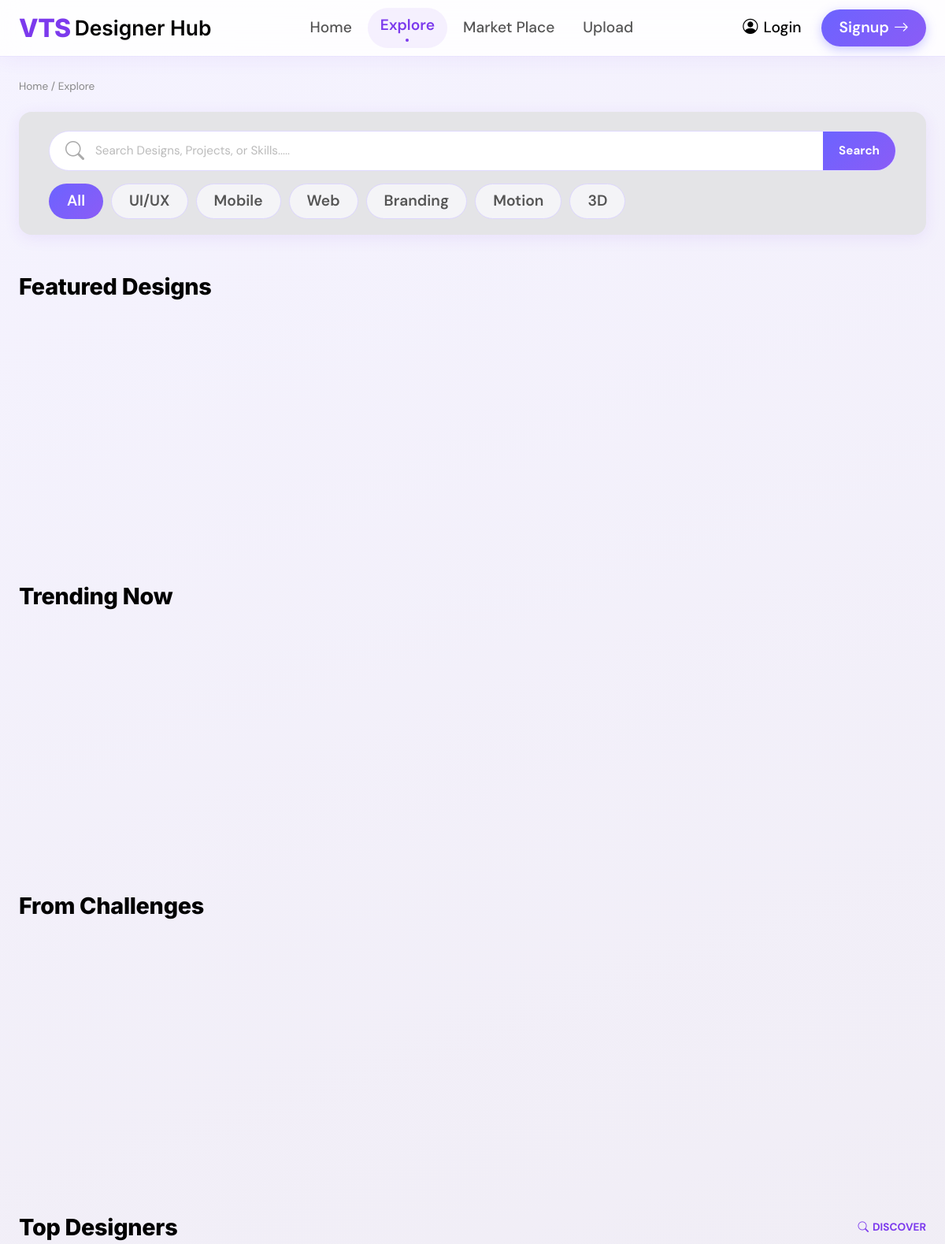
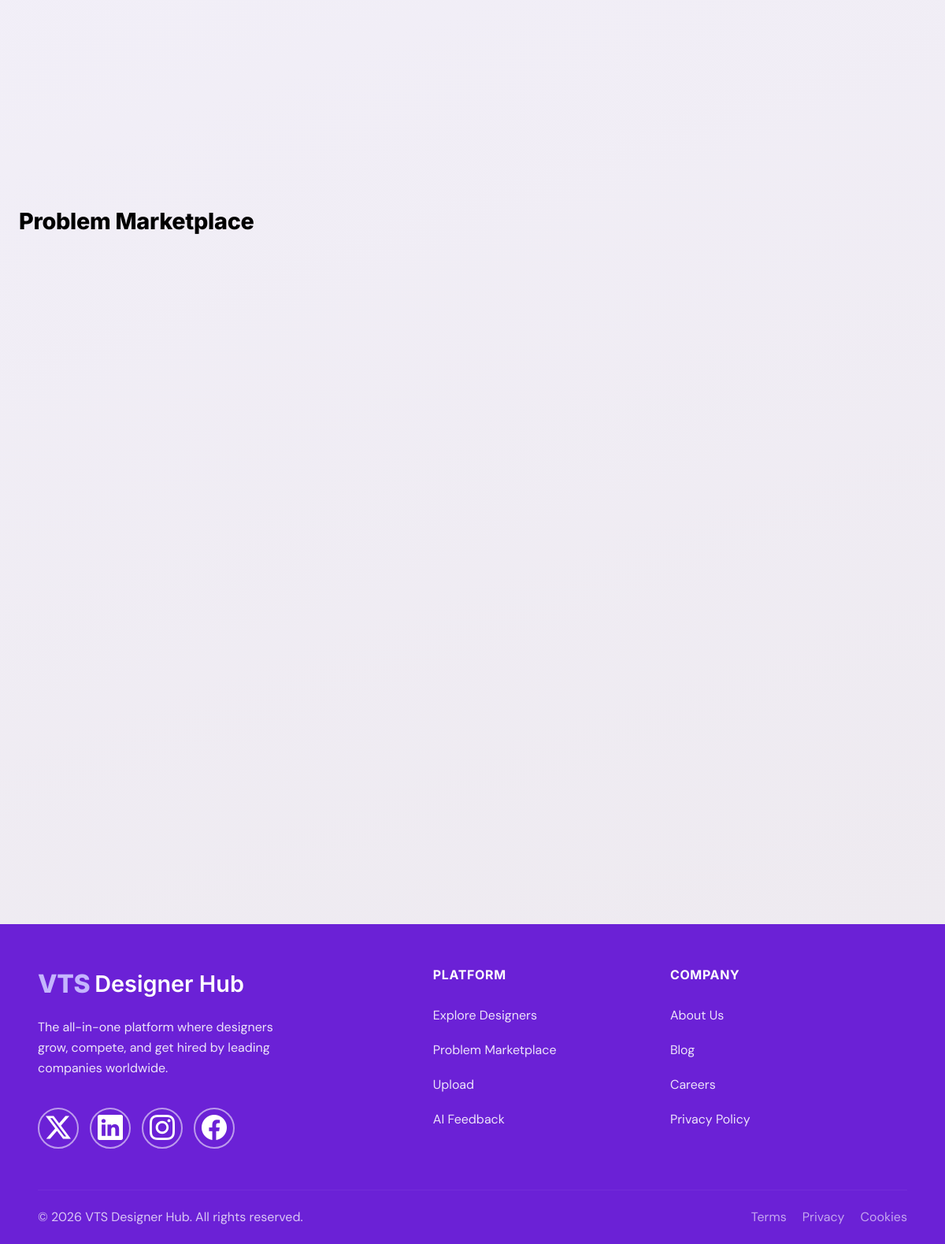
/explore/, run on the app's committed database (2 pictures, top to bottom).
### hubapp/models.py (models this page shows, shortened)
class Tag(models.Model):
    name = models.CharField(max_length=50, unique=True)
    class Meta:
        ordering = ['name']

### hubapp/views.py (the view)
# urls.py: path('explore/', views.explore, name='explore'),
def explore(request):
    query        = request.GET.get('q', '').strip()
    selected_tag = request.GET.get('tag', '')
    base_qs = DesignCase.objects.select_related('designer').prefetch_related('tags')
    if query:
        base_qs = base_qs.filter(
            Q(title__icontains=query) |
            Q(description__icontains=query) |
            Q(designer__name__icontains=query)
        )
    if selected_tag and selected_tag.isdigit():
        base_qs = base_qs.filter(tags__id=selected_tag)
    featured_cases  = base_qs.filter(is_featured=True)[:3]
    trending_cases  = base_qs.order_by('-likes')[:3]
    challenge_cases = base_qs.filter(is_challenge=True)[:3]
    desired_names = ['Emma Williams', 'Rahul Sinha', 'Olivia Clarke']
    top_designers = Designer.objects.filter(name__in=desired_names).annotate(
        total_projects=Count('designcase')
    ).order_by('-total_projects', '-rating')[:3]
    if top_designers.count() < 3:
        extra = Designer.objects.exclude(name__in=desired_names).annotate(
            total_projects=Count('designcase')
        ).filter(total_projects__gt=0).order_by('-total_projects', '-rating')[:3 - top_designers.count()]
        top_designers = list(top_designers) + list(extra)
    desired_open_title = 'Redesign Onboarding Flow for a Fintech App'
    open_cases = DesignCase.objects.filter(status='open').annotate(
        custom_order=Case(
            When(title=desired_open_title, then=Value(0)),
            default=Value(1),
            output_field=IntegerField()
        )
    ).order_by('custom_order', 'order', '-created_at')[:1]
    progress_cases = DesignCase.objects.filter(status='progress').order_by('order', '-created_at')[:1]
    done_cases     = DesignCase.objects.filter(status='done').order_by('order', '-created_at')[:1]
    ALLOWED_TAGS  = ['All', 'UI/UX', 'Mobile', 'Web', 'Branding', 'Motion', '3D']
    filtered_tags = Tag.objects.filter(name__in=ALLOWED_TAGS[1:]).order_by('name')
    tag_order     = {name: i for i, name in enumerate(ALLOWED_TAGS[1:])}
    filtered_tags = sorted(filtered_tags, key=lambda t: tag_order.get(t.name, 99))
    return render(request, 'hubapp/explore.html', {
        'all_tags':        filtered_tags,
        'query':           query,
        'selected_tag':    selected_tag,
        'cases':           base_qs,
        'featured_cases':  featured_cases,
        'trending_cases':  trending_cases,
        'challenge_cases': challenge_cases,
        'top_designers':   top_designers,
        'open_cases':      open_cases,
        'progress_cases':  progress_cases,
        'done_cases':      done_cases,
    })

### hubapp/models.py (called while the page is built)
    @property
    def designer_name(self):
        return self.designer.name

### hubapp/templates/hubapp/explore.html (shortened to what this page needs)
{% extends 'hubapp/base.html' %}
{% load static %}
{% block extra_head %}
<link href="https://fonts.cdnfonts.com/css/sansation" rel="stylesheet">
<link rel="stylesheet" href="https://cdn.jsdelivr.net/npm/bootstrap-icons@1.11.3/font/bootstrap-icons.min.css">
{% endblock %}
{% block content %}
<div class="explore-page">
  <div class="container">
    <div class="breadcrumb-bar">
      <a href="{% url 'home' %}">Home</a> / Explore
    </div>
    <div class="search-section">
      <form method="get" action="{% url 'explore' %}">
        <div class="search-bar">
          <i class="bi bi-search"></i>
          <input type="text" name="q" value="{{ query|default:'' }}"
            placeholder="Search Designs, Projects, or Skills.....">
          <button type="submit">Search</button>
        </div>
        <div class="tag-pills">
          <a href="{% url 'explore' %}"
            class="tag-pill {% if not selected_tag and not query %}active{% endif %}">All</a>
          {% for tag in all_tags %}
          <a href="?tag={{ tag.id }}"
            class="tag-pill {% if selected_tag == tag.id|stringformat:'s' %}active{% endif %}">
            {{ tag.name }}
          </a>
          {% endfor %}
        </div>
      </form>
    </div>
    {% if query or selected_tag %}
    <div class="results-banner">
      <span>
        {% if query %} Results for <strong>"{{ query }}"</strong> — {{ cases.count }} found
        {% else %} Filtered by tag {% endif %}
      </span>
      <a href="{% url 'explore' %}">✕ Clear</a>
    </div>
    <div class="sec-title">Search Results</div>
    <div class="img-grid">
      {% for case in cases %}
      <a href="{% url 'case_detail' case.id %}" class="img-card">
        {% if case.image %}
        <img src="{{ case.image.url }}" alt="{{ case.title }}">
        {% else %}
        <div class="card-illus">{% include "hubapp/partials/_card_illus.html" with title=case.title %}</div>
        {% endif %}
        <div class="card-bar">
          <div>
            <div class="card-title">{{ case.title }}</div>
            <div class="card-by">by {{ case.designer_name }}</div>
          </div>
          <div class="ai-badge"><i class="bi bi-patch-check-fill"></i> AI Verified</div>
        </div>
      </a>
      {% empty %}
      <div class="empty-state">
        <i class="bi bi-search"></i>
        <p>No results found{% if query %} for <strong>"{{ query }}"</strong>{% endif %}.<br>Try a different keyword or clear the filter.</p>
      </div>
      {% endfor %}
    </div>
    {% else %}
    <div class="sec-title">Featured Designs</div>
    <div class="img-grid">
    </div>
    <div class="sec-title">Trending Now</div>
    <div class="img-grid">
    </div>
    <div class="sec-title">From Challenges</div>
    <div class="challenge-grid">
    </div>
    <div class="sec-header">
      <div class="sec-title" style="margin-bottom:0">Top Designers</div>
      <a href="#" class="discover-link"><i class="bi bi-search"></i> DISCOVER</a>
    </div>
    <div class="designers-grid">
    </div>
    <div class="sec-title">Problem Marketplace</div>
    <div class="mp-grid">
      <div class="mp-col col-open">
      </div>
      <div class="mp-col col-progress">
      </div>
      <div class="mp-col col-done">
      </div>
    </div>
    {% endif %}
  </div>
</div>
{% endblock %}

### hubapp/static/hubapp/css/style.css (style rules this page uses)
body { font-family: 'DM Sans', sans-serif; background: linear-gradient(#F5F3FF, #EDE9EE); }

### hubapp/templates/hubapp/base.html (style rules this page uses)
:root { --primary: #7C3AED; --secondary: #4C1D95; --bg-grad-1: #F5F3FF; --bg-grad-2: #EDE9FE; --card-1: #C4B5FD; --card-2: #EEE9FF; --card-3: #E9E3FF; --text-primary: #000000; --text-secondary: #4C1D95; --btn-grad-1: #6C63FF; --btn-grad-2: #8B5CF6; --footer-bg: #6B21D6; --nav-height: 72px; }
*, *::before, *::after { box-sizing: border-box; margin: 0; padding: 0; }
html { scroll-behavior: smooth; }
body { font-family: 'DM Sans', sans-serif; color: var(--text-primary); background: linear-gradient(135deg, var(--bg-grad-1) 0%, var(--bg-grad-2) 100%); min-height: 100vh; display: flex; flex-direction: column; }

### hubapp/templates/hubapp/explore.html (style rules this page uses)
:root { --primary: #7C3AED; --secondary: #4C1D95; --bg: #F5F3FF; --bg2: #EDE9EE; --card-1: #C4B5FD; --card-2: #EEE9FF; --card-3: #E9E3FF; --card-4: #FFFFFF; --text-primary: #000000; --text-sec: #4C1D95; --btn-g1: #6C63FF; --btn-g2: #8B5CF6; --shadow-sm: 0 4px 20px rgba(124, 58, 237, 0.09); --shadow-md: 0 10px 36px rgba(124, 58, 237, 0.16); --radius: 16px; }
*, *::before, *::after { box-sizing: border-box; margin: 0; padding: 0; }
body { font-family: 'DM Sans', sans-serif; background: linear-gradient(160deg, var(--bg) 0%, var(--bg2) 100%); min-height: 100vh; color: var(--text-primary); line-height: 1.5; }
h1, h2, h3, .h1, .h2, .h3, .sec-title, .card-title, .ch-title, .designer-name, .mp-prob-title, .mp-price, .mp-col-title { font-family: 'Inter', sans-serif; font-weight: 800; }
body, p, span, a, button, input, textarea, select, label, .breadcrumb-bar, .tag-pill, .designer-role, .stars span, .designer-stats, .mp-desc, .mp-stat, .btn-solve, .btn-profile, .ai-badge, .card-by, .ch-sub, .mp-progress-label, .mp-done-row, .discover-link, .results-banner, .empty-state p, .mp-footer, .mp-action-row, .breadcrumb-bar a { font-family: 'DM Sans', sans-serif; }
.container { max-width: 1400px; margin: 0 auto; padding: 0 24px; width: 100%; }
.explore-page { padding: 28px 0 90px; }
body, .explore-page, .container { overflow-x: hidden; }
.breadcrumb-bar { font-size: clamp(0.75rem, 3vw, 0.85rem); color: #888; margin-bottom: 22px; }
.breadcrumb-bar a { color: #888; text-decoration: none; transition: color .2s; }
.search-section { background: rgb(228, 228, 231); border-radius: var(--radius); padding: clamp(16px, 4vw, 24px) clamp(20px, 5vw, 38px) clamp(16px, 4vw, 20px); margin-bottom: 44px; box-shadow: var(--shadow-sm); }
.search-bar { display: flex; align-items: center; border: 1.5px solid #E0DAFF; border-radius: 50px; background: var(--card-4); overflow: hidden; margin-bottom: 16px; transition: border-color .2s, box-shadow .2s; }
.search-bar i { padding: 0 14px 0 20px; color: #aaa; font-size: 1.5rem; flex-shrink: 0; }
.search-bar input { flex: 1; border: none; outline: none; font-size: clamp(0.85rem, 4vw, 0.95rem); color: #222; padding: 13px 0; background: transparent; min-width: 0; }
.search-bar input::placeholder { color: #bbb; }
.search-bar button { background: linear-gradient(135deg, var(--btn-g1), var(--btn-g2)); color: #fff; border: none; padding: 13px 20px; font-weight: 700; font-size: clamp(0.8rem, 3.5vw, 0.95rem); cursor: pointer; flex-shrink: 0; white-space: nowrap; transition: opacity .2s, transform .15s; }
.tag-pills { display: flex; flex-wrap: wrap; gap: 10px; }
.tag-pill { font-size: clamp(0.75rem, 3vw, 1.2rem); font-weight: 600; padding: 7px 22px; border-radius: 50px; border: 1.5px solid #DDD6FE; background: rgb(244, 244, 247); color: #555; cursor: pointer; text-decoration: none; transition: all .2s; }
.tag-pill.active { background: linear-gradient(135deg, var(--btn-g1), var(--btn-g2)); border-color: transparent; color: #fff; }
.sec-title { font-size: clamp(1.2rem, 5vw, 1.8rem); margin-bottom: 20px; letter-spacing: -0.01em; }
.sec-header { display: flex; align-items: center; justify-content: space-between; flex-wrap: wrap; gap: 12px; margin-bottom: 20px; }
.discover-link { font-size: 0.85rem; font-weight: 700; color: var(--primary); text-decoration: none; display: flex; align-items: center; gap: 5px; transition: gap .2s; }
.img-grid, .challenge-grid, .designers-grid, .mp-grid { display: grid; gap: 20px; margin-bottom: 52px; }
@media (min-width: 1024px) { .img-grid, .challenge-grid, .designers-grid, .mp-grid { grid-template-columns: repeat(3, 1fr); } }
.mp-grid { align-items: stretch; }
.mp-col { display: flex; flex-direction: column; height: 100%; }

### data on the page
Tag: name "UI/UX"
Tag: name "Mobile"
Tag: name "Web"
Tag: name "Branding"
Tag: name "Motion"
Tag: name "3D"
